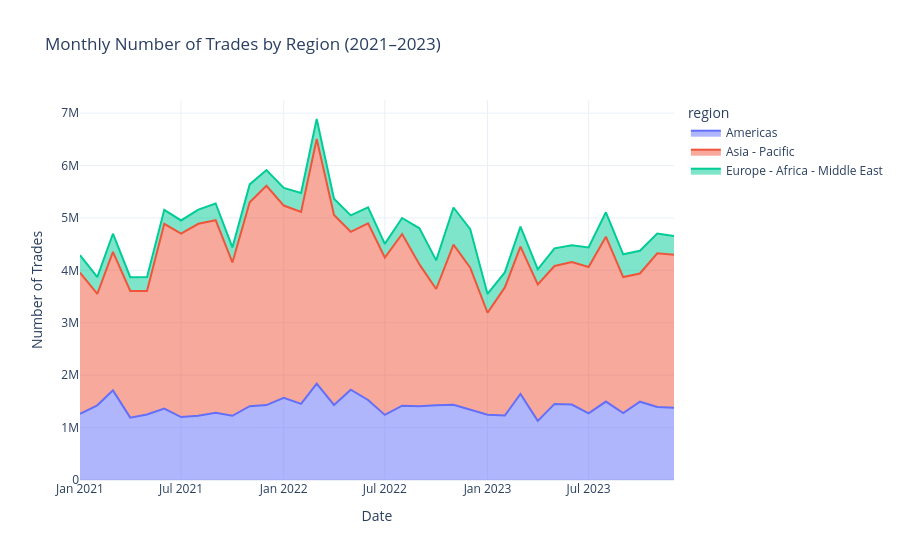

Write notebook code for a chart like this one.
### Code cell
# Monthly number of trades by region
trades = df[
    (df['indicator_name'].str.contains('Number of trades', case=False, na=False)) &
    (~df['indicator_name'].str.contains('ETF|Investment|listed', case=False, na=False)) &
    (df['value'].notna())
].copy()

trades_monthly = (
    trades
    .groupby(['business_date', 'region'])['value']
    .sum()
    .reset_index()
)

fig = px.area(
    trades_monthly,
    x='business_date',
    y='value',
    color='region',
    title='Monthly Number of Trades by Region (2021–2023)',
    labels={'business_date': 'Date', 'value': 'Number of Trades'},
    template='plotly_white'
)
fig.show()
